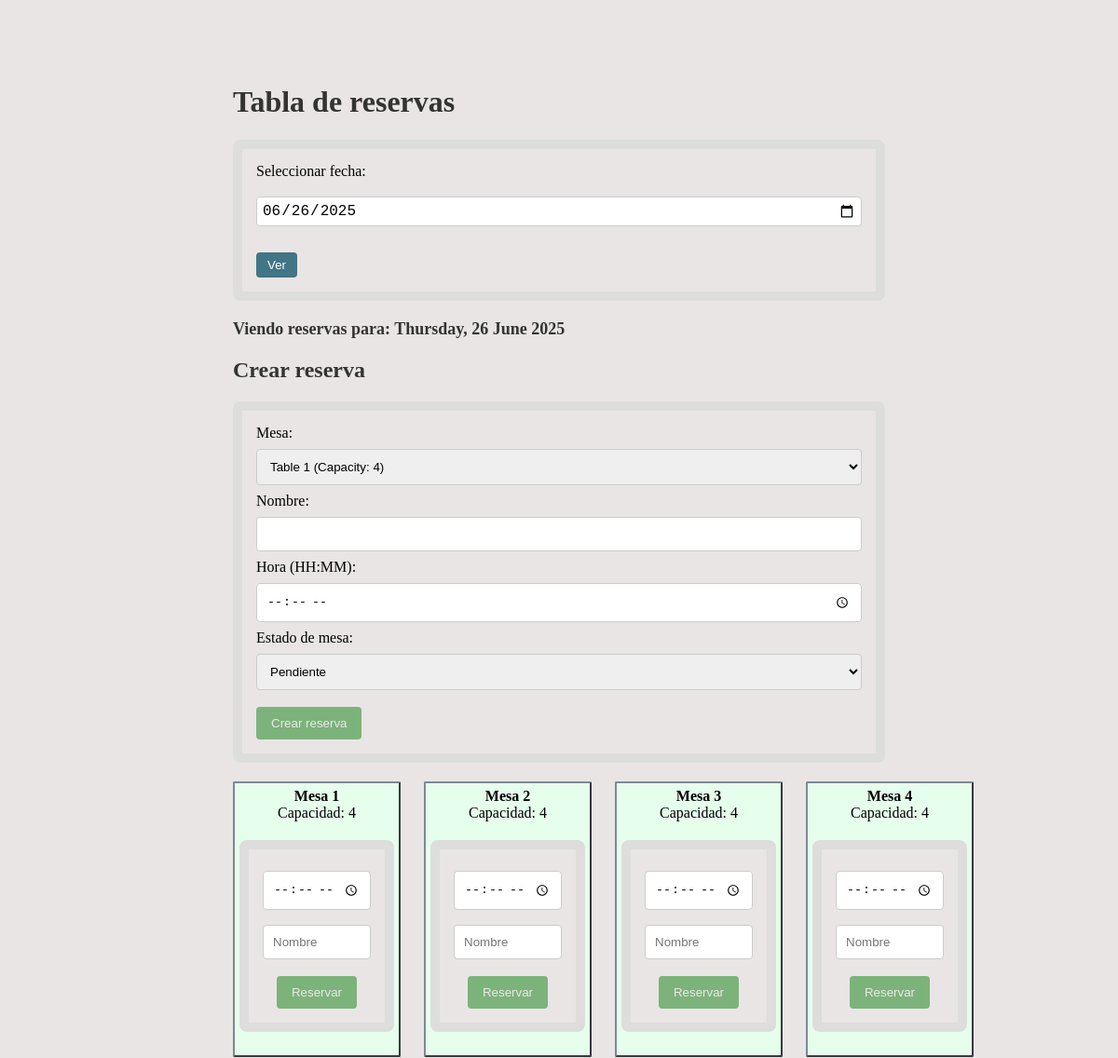
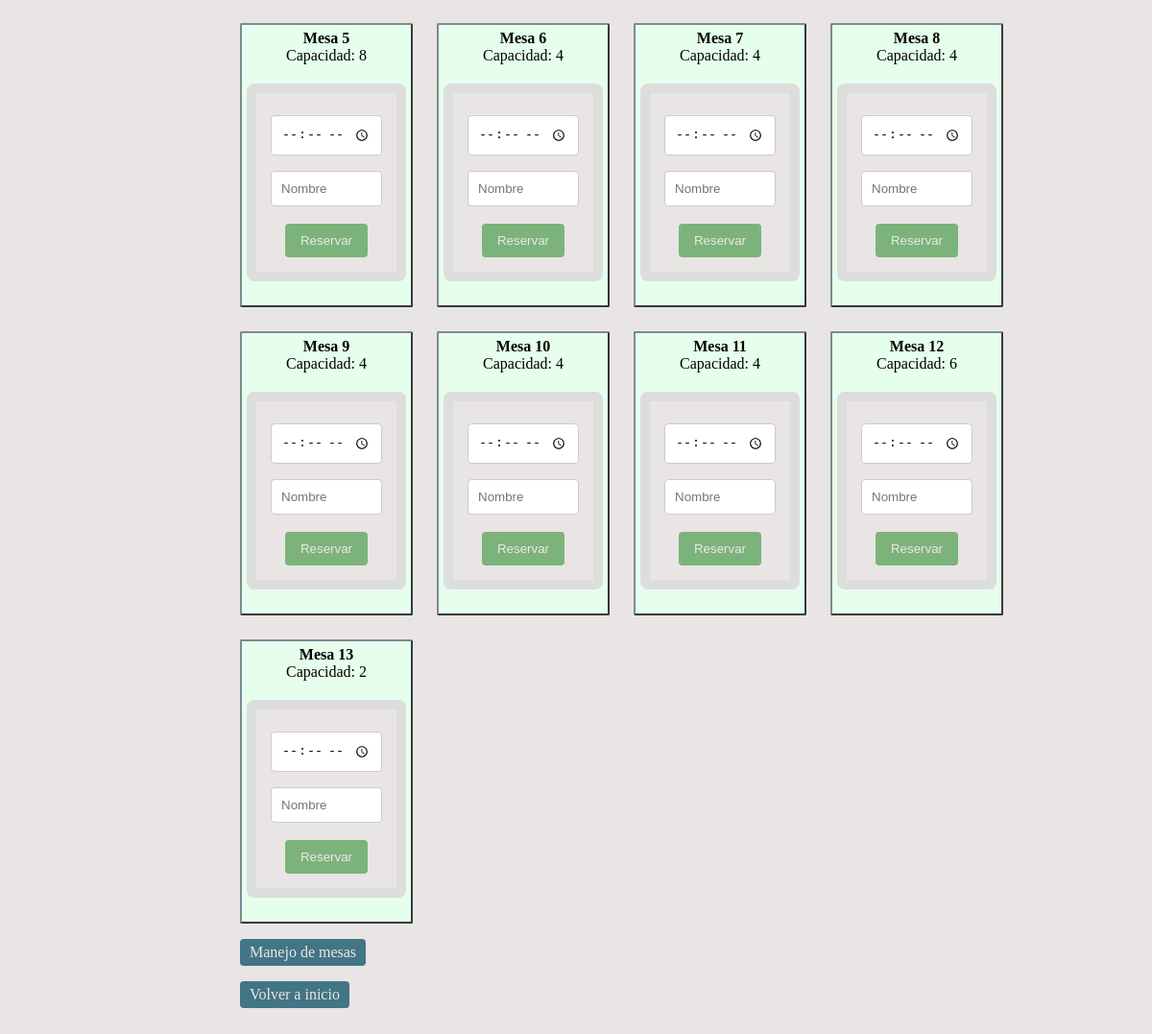
The page /tables/grid/ (signed in) on the database its author committed (2 pictures, top to bottom).
### reservations/models.py (models this page shows)
class Table(models.Model):
    id = models.PositiveIntegerField(primary_key=True)
    capacity = models.PositiveIntegerField()
    def __str__(self):
        return f"Table {self.id} (Capacity: {self.capacity})"

### reservations/views.py (the view)
# urls.py: path('tables/grid/', views.table_grid, name='table_grid'),
@login_required
def table_grid(request):
    date_str = request.GET.get('date')
    selected_date = timezone.localdate()
    if date_str:
        try:
            selected_date = datetime.strptime(date_str, '%Y-%m-%d').date()
        except ValueError:
            pass
    tables = Table.objects.all().order_by('id')
    table_status = {}
    for table in tables:
        reservations = Reservation.objects.filter(
            user=request.user,
            table=table,
            start_time__date=selected_date
        ).order_by('start_time')
        table_status[table] = {
            'status': "Reserved" if reservations.exists() else "Disponible",
            'reservations': reservations
        }
    return render(request, 'reservations/reservations_grid.html', {
        'table_status': table_status,
        'selected_date': selected_date,
        'tables': tables,
        'form': ReservationForm()
    })

### reservations/forms.py (shortened to what this page needs)
class ReservationForm(forms.ModelForm):
    class Meta:
        model = Reservation
        fields = ['table', 'name', 'start_time', 'status']
        widgets = {
            'start_time': forms.DateTimeInput(attrs={'type': 'datetime-local'}),
        }

### reservations/templates/reservations/reservations_grid.html (shortened to what this page needs)
<!DOCTYPE html>
<html>
<head>
    {% load static %}
    <link rel="stylesheet" href="{% static 'css/styles.css' %}">
</head>
<body>
<div class="container2">
    <h1>Tabla de reservas</h1>
    <form method="get" class="date-form">
        <label for="date">Seleccionar fecha:</label>
        <input type="date" id="date" name="date" value="{{ selected_date|date:'Y-m-d' }}">
        <button type="submit">Ver</button>
    </form>
    <p class="selected-date">Viendo reservas para: <strong>{{ selected_date|date:"l, d F Y" }}</strong></p>
    <h2>Crear reserva</h2>
    <form method="post" action="{% url 'reservation_create' %}">
        <label for="table">Mesa:</label>
        <select name="table" required>
            {% for table in tables %}
                <option value="{{ table.id }}">{{ table }}</option>
            {% endfor %}
        </select>
        <label for="name">Nombre:</label>
        <input type="text" name="name" required>
        <label for="hour">Hora (HH:MM):</label>
        <input type="time" name="hour" required>
        <label for="status">Estado de mesa:</label>
        <select name="status">
            <option value="pending">Pendiente</option>
        </select>
        <button type="submit">Crear reserva</button>
    </form>
<div class="grid">
    {% for table, info in table_status.items %}
        <div class="table-box {% if info.status == 'Reserved' %}reserved{% else %}Available{% endif %}">
            <strong>Mesa {{ table.id }}</strong><br>
            Capacidad: {{ table.capacity }}<br>
            {% if info.status == 'Reserved' %}
                {% for reservation in info.reservations %}
                    <hr>
                    <div>
                        {{ reservation.name }}<br>
                        {{ reservation.start_time|time:"H:i" }} - {{ reservation.end_time|time:"H:i" }}
                        <form method="post" action="{% url 'reservation_delete' reservation.id %}">
                            {% csrf_token %}
                            <button type="submit">Borrar</button>
                        </form>
                    </div>
                {% endfor %}
            {% else %}
                <form method="post" action="{% url 'reservation_create' %}">
                    <input type="time" name="hour" required>
                    <input type="text" name="name" placeholder="Nombre" required>
                    <button type="submit">Reservar</button>
                </form>
            {% endif %}
        </div>
    {% endfor %}
</div>
    <p><a href="{% url 'table_list' %}"class="btn">Manejo de mesas</a></p>
    <p><a href="{% url 'homepage' %}"class="btn">Volver a inicio</a></p>
</div>
</body>
</html>

### reservations/static/css/styles.css (style rules this page uses)
body { font-family: Garamond, serif, Verdana, sans-serif; margin: 0; padding: 50px; background-color: rgb(233, 229, 229); }
.container2 { max-width: 700px; margin: 0 auto; padding: 20px; }
h1, h2, h3 { color: #333; }
form { margin: 20px 0; padding: 15px; background-color: rgb(233, 229, 229); border: 10px solid #ddd; border-radius: 8px; }
.date-form { margin-bottom: 20px; display: flex; align-items: center; gap: 10px; flex-wrap: wrap; }
.date-form input[type="date"] { padding: 5px; font-size: 16px; border: 1px solid #ccc; border-radius: 4px; }
.date-form button { padding: 6px 12px; background-color: rgb(66, 117, 133); color: white; border: none; border-radius: 4px; cursor: pointer; }
.selected-date { font-size: 18px; margin: 10px 0 20px; color: #333; font-weight: bold; }
input[type="text"], input[type="password"], input[type="datetime-local"], input[type="date"], input[type="time"], select { width: 100%; padding: 10px; margin: 8px 0; box-sizing: border-box; border: 1px solid #ccc; border-radius: 4px; }
button { background-color: rgba(90, 163, 90, 0.76); color: rgb(238, 231, 231); padding: 10px 16px; margin-top: 10px; border: none; border-radius: 4px; cursor: pointer; justify-content: center; }
.btn { display: inline-block; text-decoration: none; background-color: rgb(66, 117, 133); color: rgb(238, 231, 231); padding: 5px 10px; border: none; border-radius: 4px; cursor: pointer; }
.grid { display: grid; grid-template-columns: repeat(4, 1fr); gap: 25px; margin-top: 20px; }
.table-box { padding: 5px; border: 2px outset #7c8a91; word-wrap: break-word; overflow-wrap: break-word; white-space: normal; text-align: center; border-radius: 2px; background-color: rgb(230, 255, 236); }

### rows shown on the page
Table: id "1", capacity "4"
Table: id "2", capacity "4"
Table: id "3", capacity "4"
Table: id "4", capacity "4"
Table: id "5", capacity "8"
Table: id "6", capacity "4"
Table: id "7", capacity "4"
Table: id "8", capacity "4"
Table: id "9", capacity "4"
Table: id "10", capacity "4"
Table: id "11", capacity "4"
Table: id "12", capacity "6"
Table: id "13", capacity "2"

### other values the page prints
{{ selected_date|date:"l, d F Y" }} "Thursday, 26 June 2025"
form field table "Table 1 (Capacity: 4)"
